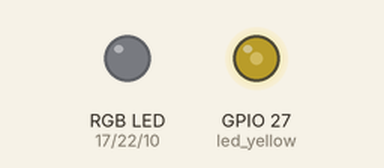
A program run on a simulated Raspberry Pi (BCM pin numbers). On the bench: an RGB LED mixed from three pins (HIGH = lit), output pins drawn as LEDs (lit = HIGH). Dim RGB values are drawn brighter than linear; random numbers come from a fixed seed; threads take turns every 2 ms.

Above: at 0.15 s.
At 3.94 s:
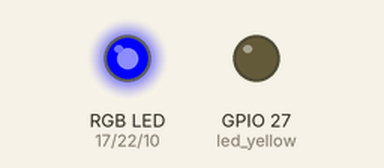
At 8.54 s:
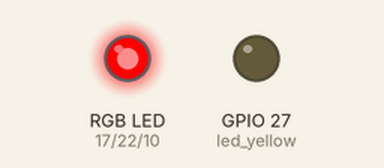
At 18.89 s:
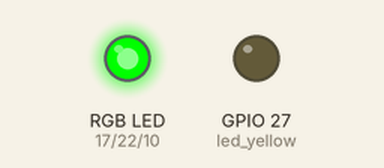
At 30.09 s:
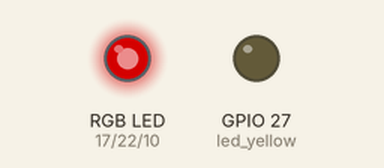
At 39.6 s:
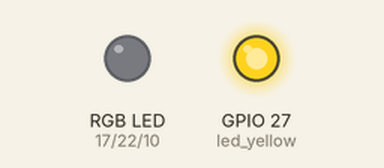
Timing chart, 0 to 40.0 s (numbered marks = the images above):
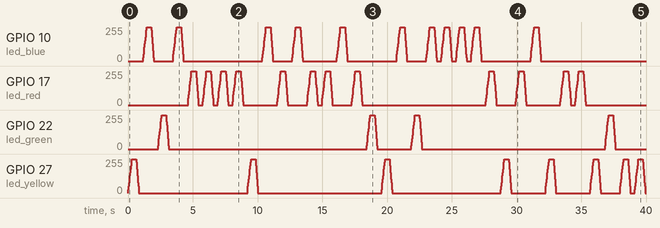

The program:

pwm_leds.py
```python
# Import necessary libraries
import time, threading, random
from gpiozero import LED, PWMLED

# Set-up LEDs
led_red = PWMLED(17)
led_yellow = PWMLED(27)
led_green = PWMLED(22)
led_blue = PWMLED(10)

# Helper function to iterate over a float
def frange(start, stop, step):
	i = start

	if (start < stop):
		while i <= stop:
			yield i
			i += step
			# For some reason, += doesn't always add an exact decimal, so we have to round the value
			i = round(i, 1)
	else:
		while i >= stop:
			yield i
			i += step
			# For some reason, += doesn't always add an exact decimal, so we have to round the value
			i = round(i, 1)

class RandomLEDs(threading.Thread):
	def __init__(self, threadID, name):
		threading.Thread.__init__(self)
		self.threadID = threadID
		self.name = name

	def run(self):
		while True:
			led_list = [led_blue,led_yellow,led_green,led_red]
			the_led = random.choice(led_list)
			self.fade_in_led(the_led, 0.03)
			time.sleep(0.3)
			self.fade_out_led(the_led, 0.02)
			time.sleep(0.3)

	# PWM the LED value from 0 to 1 (or from 1 to 0) with a 0.1 step
	def fade_in_led(self, led, speed):
		for i in frange(0.0, 1.0, 0.1):
			led.value = i
			time.sleep(speed)

	def fade_out_led(self, led, speed):
		for i in frange(1.0, 0.0, -0.1):
			led.value = i
			time.sleep(speed)

# Start independent threads
# This one lights up a random LED
thread1 = RandomLEDs(1, "Thread-1")
thread1.start()
```
